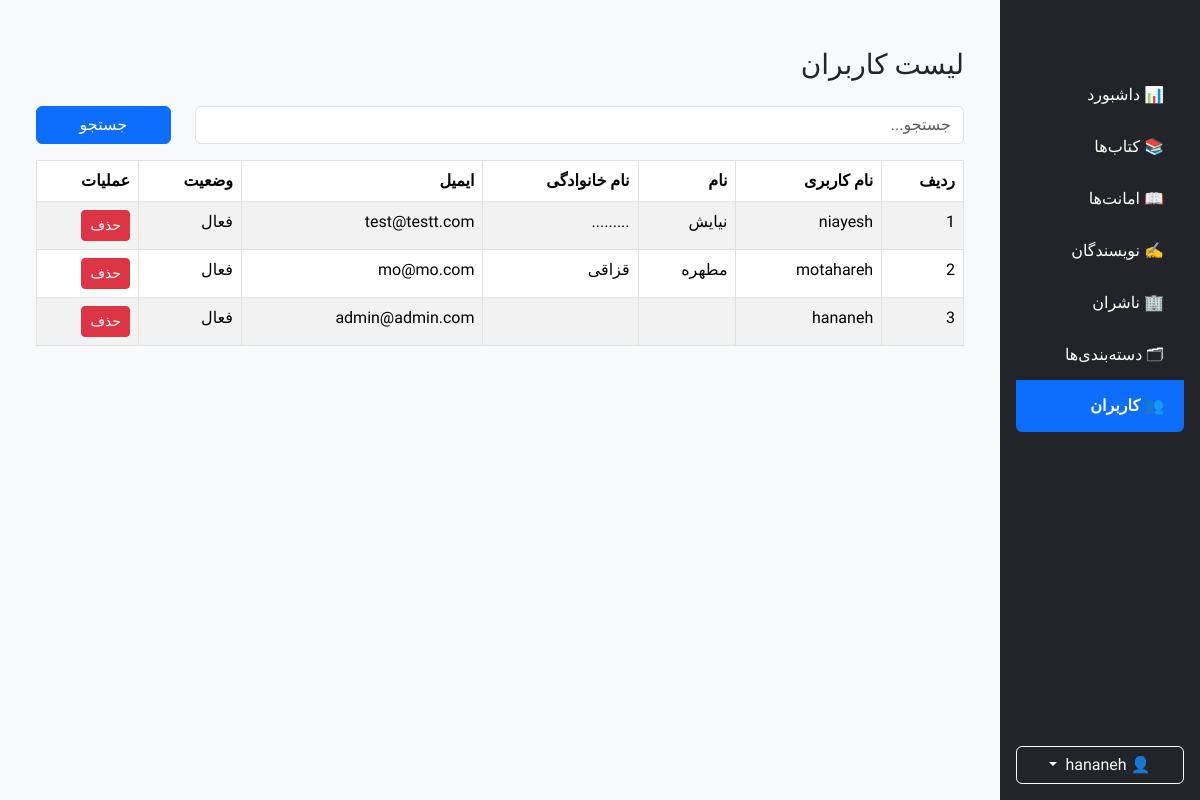
Page /account/dashboard/users/ (signed in) on the earlier database version.
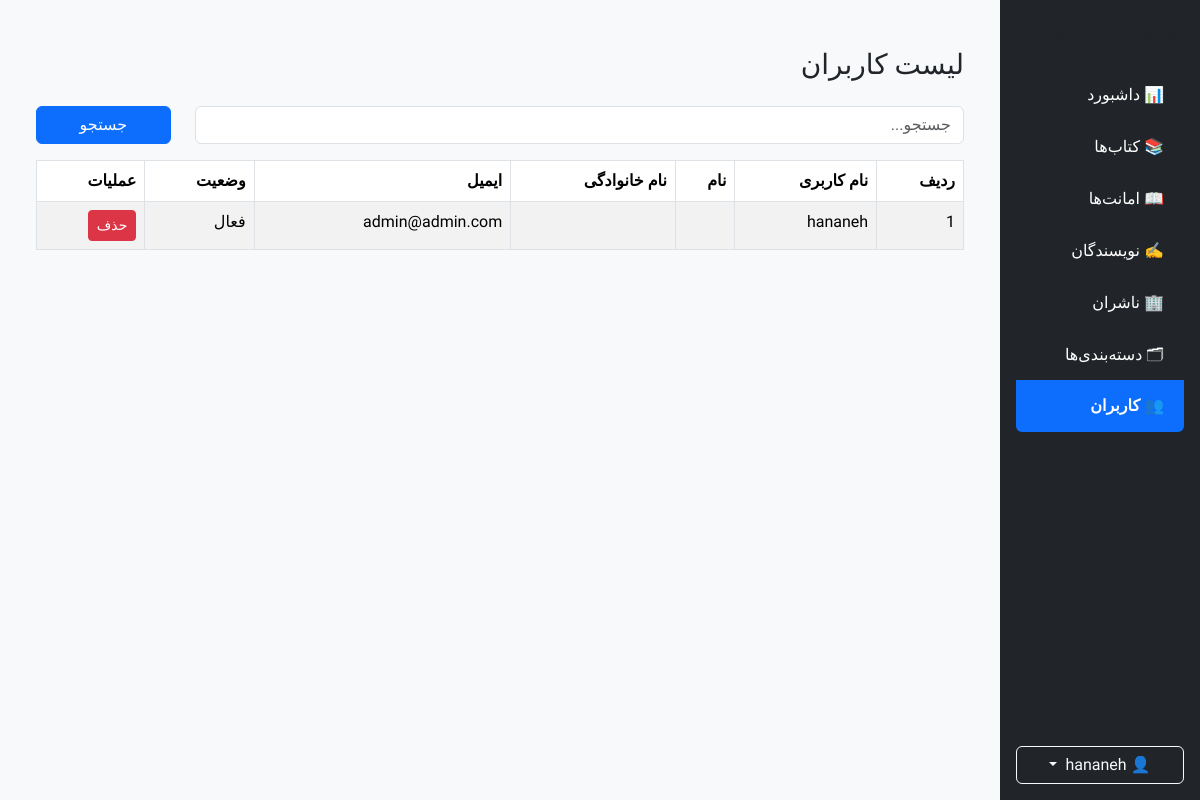
Same page on the later database version.
### accounts/models.py (models this page shows, shortened)
class CustomUser(AbstractUser, BaseModel):
    email = models.EmailField(
    unique=True,
    verbose_name="ایمیل",
    )
    class Meta:
        verbose_name = "کاربر"
        verbose_name_plural = "کاربران"
        ordering = ["username"]

### accounts/views.py (the view)
class AdminUserListView(SuperUserRequiredMixin,ListView,):
    model = CustomUser
    template_name = "accounts/admin/user_list.html"
    context_object_name = "users"
    paginate_by = 10
    def get_queryset(self):
        queryset = CustomUser.objects.order_by("-date_joined")
        search = self.request.GET.get("search")
        if search:
            queryset = queryset.filter(
                Q(first_name__icontains=search) |
                Q(last_name__icontains=search) |
                Q(username__icontains=search)
            )
        return queryset
    def get_context_data(self, **kwargs):
        context = super().get_context_data(**kwargs)
        context["sidebar"] = "user"
        return context

### core/mixins.py (called while the page is built)
    def test_func(self):
        return self.request.user.is_superuser

### accounts/templates/accounts/admin/user_list.html (shortened to what this page needs)
{% extends "shared/_admin_layout.html" %}
{% block sidebar %}
    {% include "shared/_admin_sidebar.html" %}
{% endblock %}
{% block content %}
<div class="container mt-4">
    <div class="d-flex justify-content-between align-items-center mb-3">
        <h3>لیست کاربران</h3>
    </div>
    {% include "shared/_search.html" %}
    <table class="table table-striped table-bordered">
        <thead>
            <tr>
                <th>ردیف</th>
                <th>نام کاربری</th>
                <th>نام</th>
                <th>نام خانوادگی</th>
                <th>ایمیل</th>
                <th>وضعیت</th>
                <th>عملیات</th>
            </tr>
        </thead>
        <tbody>
            {% for user in users %}
                <tr>
                    <td>{{ forloop.counter }}</td>
                    <td>{{ user.username }}</td>
                    <td>{{ user.first_name }}</td>
                    <td>{{ user.last_name }}</td>
                    <td>{{ user.email }}</td>
                    <td>
                        {% if user.is_active %}
                            فعال
                        {% else %}
                            غیرفعال
                        {% endif %}
                    </td>
                    <td>
                        <a
                            href="{% url 'user-delete' user.pk %}"
                            class="btn btn-danger btn-sm">
                            حذف
                        </a>
                    </td>
                </tr>
            {% empty %}
                <tr>
                    <td colspan="7" class="text-center">
                        کاربری یافت نشد.
                    </td>
                </tr>
            {% endfor %}
        </tbody>
    </table>
</div>
{% endblock %}

Differences in the rows shown:
removed CustomUser: username "niayesh", first_name "نیایش", last_name ".........", email "test@testt.com", is_active "فعال"
removed CustomUser: username "motahareh", first_name "مطهره", last_name "قزاقی", email "mo@mo.com", is_active "فعال"
